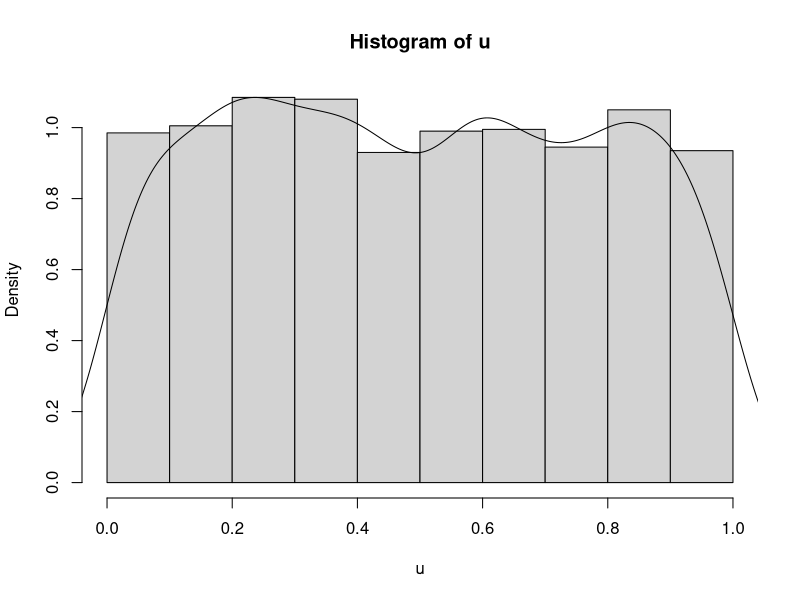
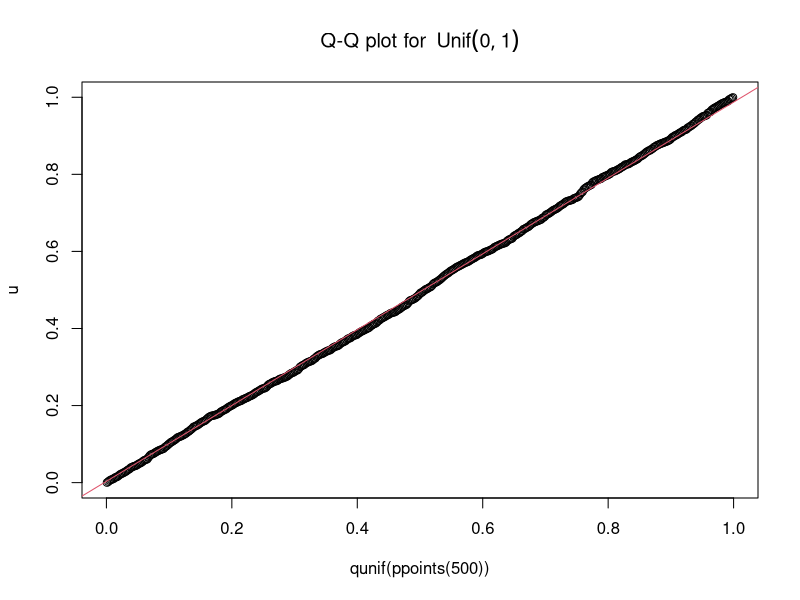
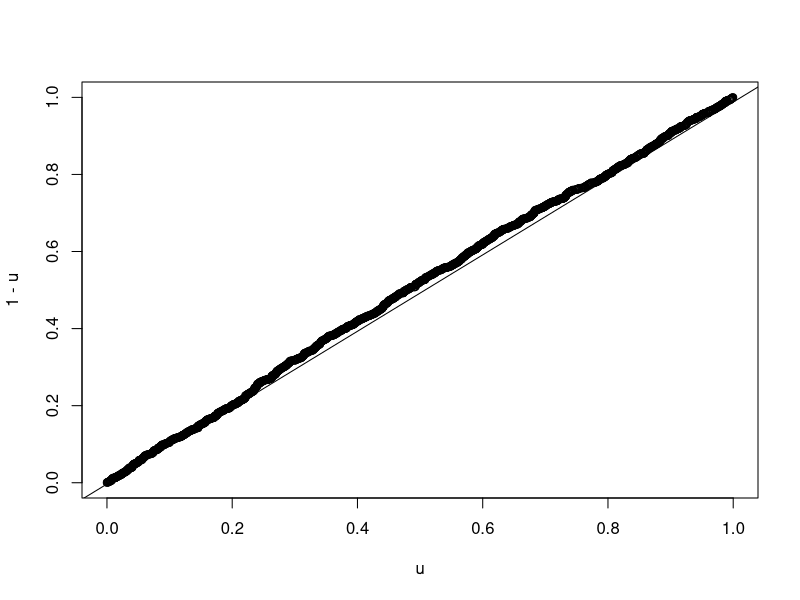
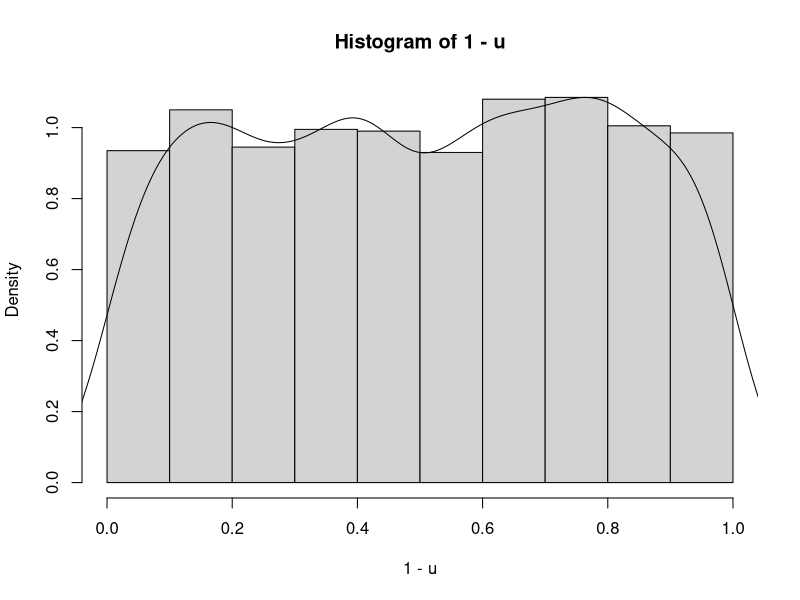
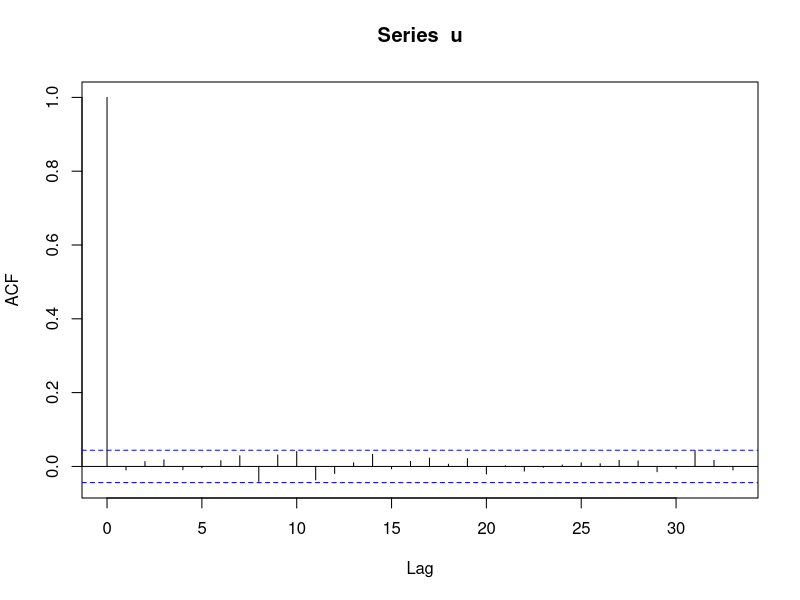
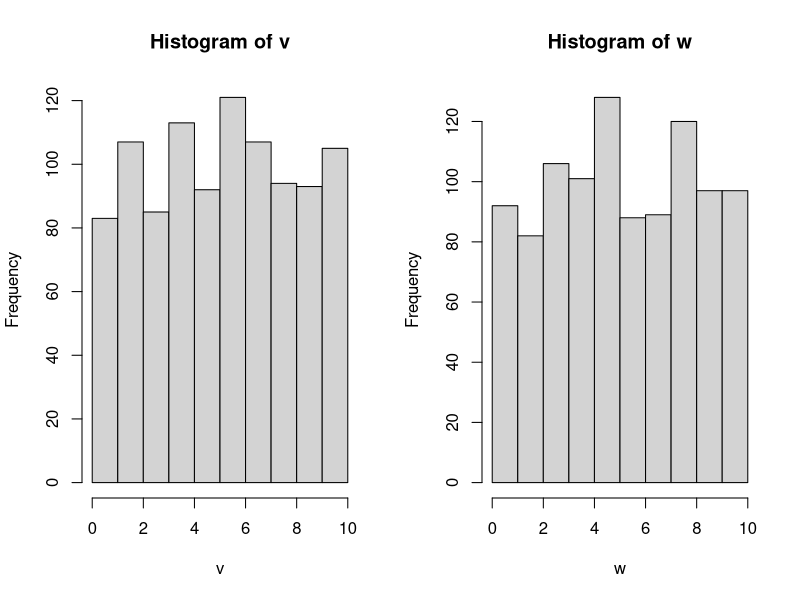
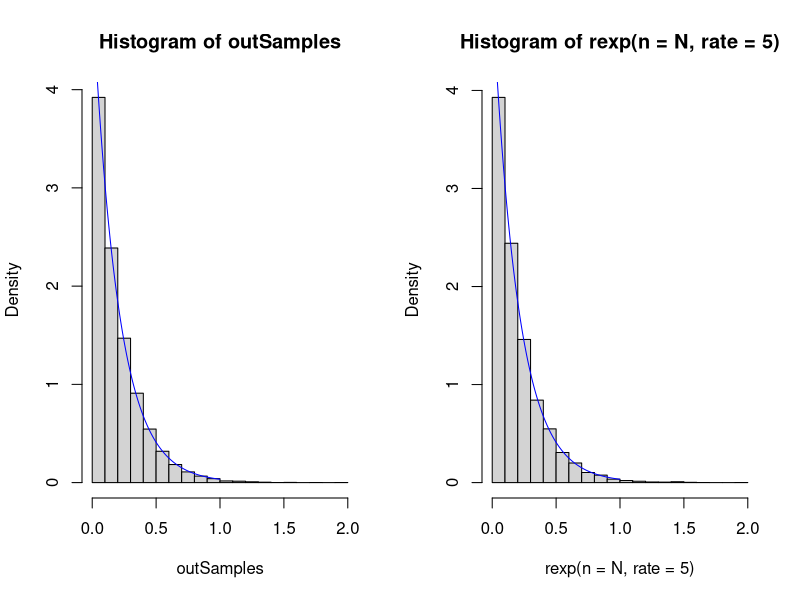
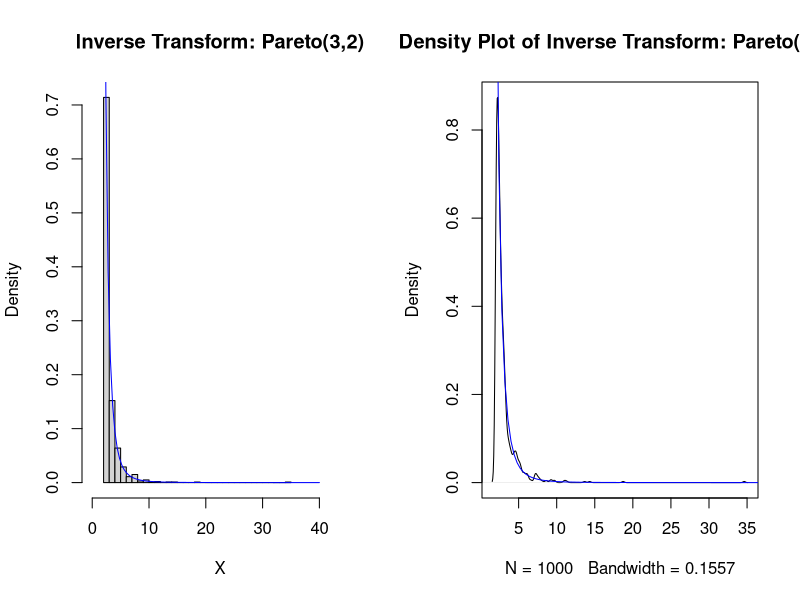

Recreate these plots in R, in order.
## ---- chunk 1

u = runif(2000)

#par(mfrow=c(1,2))
hist(u, probability=TRUE)
lines(density(u), xlim=c(0,1))
#par(mfrow=c(1,1))

## Q-Q plot for `runif` data against true theoretical distribution:
qqplot(qunif(ppoints(500)), u,
      main = expression("Q-Q plot for" ~~ {Unif(0,1)}))
qqline(u, distribution = qunif,
      prob = c(0.1, 0.6), col = 2)


qqplot(u,1-u)
qqline(u, distribution = qunif)

hist(1-u, probability = TRUE) ## also follows a uniform dist
lines(density(1-u), xlim=c(0,1))

acf(u) ## autocorrelation of random number generation

## ---- chunk 2
par(mfrow = c(1,2))
v = 10 * runif(1000, 0, 1) ## v ~ unif(0, 10)
hist(v)

w = runif(1000, 0, 10) ## unif(0, 10)
hist(w)


## ---- chunk 3
N = 10^4
u = runif(N)

fInv = function(u){
  (-1/5) * log(u) ## or log(1-u)
}

outSamples = fInv(u)

## ---- chunk 4
par(mfrow = c(1,2))
hist(outSamples, probability = TRUE)
lines(x = ppoints(200), y = dexp(x = ppoints(200), rate = 5), 
      col = "blue")
hist(rexp(n = N, rate = 5), probability = TRUE)
lines(x = ppoints(200), y = dexp(x = ppoints(200), rate = 5), 
      col = "blue")

## ---- chunk 5
n = 1000
U =runif(n)
a = 3
b = 2
X = b*(1-U)^(-1/a)
pareto = function(x){(a*(b^a)/x^(a+1))}

## ---- chunk 6
par(mfrow = c(1,2))
hist(X, probability = TRUE, breaks = 25, xlim =c(0, 45),main = "Inverse Transform: Pareto(3,2)")
curve(pareto(x), from = 0, to = 40, add = TRUE, col = "blue")
plot(density(X), main = "Density Plot of Inverse Transform: Pareto(3, 2)")
curve(pareto(x), from = 0, to = 40, add = TRUE, col = "blue")


## ---- chunk 7
cdf = c(0.0, 0.1, 0.3, 0.5, 0.7, 1.0)
results = numeric(length = 1000) ## creates a vector of zeros
u = runif(1000)
for(i in 2:6){
    ind = (cdf[i-1] < u) & (u <= cdf[i])
    results[ind] <- (i-2)
}

table(results) / 1000

## ---- chunk 8

hist(results, probability = TRUE)

## ---- chunk 9
## Accept-Reject
M = 1.5
X = rep(x = NA, 5) ## create a vector of length 5 of NAs
set.seed(123)
f <- function(x){ 6*x*(1 - x)} ## pdf of Beta(2,2)
g <- function(x){ 1 } ## pdf of Unif(0,1) is just 1

## ---- chunk 10

for(i in 1:5){
  print(paste("Run: ", i))
  u = runif(1)
  y = runif(1)
  print(paste("U: ", u, "and Y:", y))
  accept <- u <= f(y)/(M* g(y))
  print(paste("Accept? ", accept))
  if(accept){
    X[i] <- y
  }
}

## ---- chunk 11
X = rep(NA, 10000)
M = 1.5
i = 0 ## index set to start at 0
while(sum(is.na(X))){
  U = runif(1)
  Y = runif(1)
  accept <- U <= f(Y)/(M*g(Y))
  #print(paste("Accept? ", accept))
  if(accept){
    i = i+1 ## update the index
    X[i] <- Y
  }
}

## ---- chunk 12

hist(X, xlab = "X", main = "Beta(2,2) from Accept-Reject algorithm", 
     probability = TRUE)
beta <- function(x) 6*x*(1-x)
curve(expr = beta, from = 0, to = 1, add = TRUE)

## ---- chunk 13

par(mfrow=c(1,2))
curve(expr = beta, from = 0, to = 1, 
      xlim = c(-0.5, 1.5), ylim = c(0,2),
      main = "Beta(2,2) Density with Unif(0,1)",
      xlab = "x", ylab = "density")

x = seq(from = -1, to = 2, by = 0.01)
Unif1 = function(x){ ifelse(x >= 0 & x <= 1, 1, 0) }
polygon(x, Unif1(x), lty = 9)


curve(expr = beta, from = 0, to = 1, 
      xlim = c(-0.2, 1.2), ylim = c(0,2),
      main = "Beta(2,2) with M*Unif(0,1)",
      xlab = "x", ylab = "density")

Unif2 = function(x){ ifelse(x >= 0 & x <= 1, 1*M, 0) }
polygon(x, Unif2(x), lty = 2)

#abline(h = 1.5, col = "red")
par(mfrow=c(1,1))


## ---- chunk 14
N = 10000; U = runif(N); Y = runif(N); M = 1.5

f <- function(x){ 6*x*(1 - x)} ## pdf of Beta(2,2)
g <- function(x){ 1 } ## pdf of Unif(0,1) is just 1

accept <- U*M < f(Y)/(g(Y))

mean(accept) ## acceptance rate
print(1/M) ## probability of acceptance

plot(Y, U*M, col = as.numeric(accept)+3, 
     xlim = c(-0.2, 1.2), ylim = c(0,2),
     main = "Accept-Reject with M = 1.5")



curve(expr = beta, from = 0, to = 1, 
      xlim = c(-0.5, 1.5), ylim = c(0,2),
      main = "Beta(2,2) with M*Unif(0,1)",
      xlab = "x", ylab = "density", add = TRUE,
      lwd = 4)

Unif2 = function(x){ ifelse(x >= 0 & x <= 1, 1*M, 0) }
polygon(x, Unif2(x), lty = 2, lwd = 2)

## ---- chunk 15
## let's simulate 10,000 samples from bin(n=10, p = 0.3)
N = 10000
n = 10
p = 0.3
x = as.numeric(runif(n = (n*N)) <= p) ## convert bools to 1 and 0
m = matrix(data = x, nrow = N, ncol = n)
Binom_samples = rowSums(m) 

par(mfrow = c(1,2))
hist(Binom_samples, probability = TRUE, main = "Binom(10,0.3) from Unif(0,1)", 
     col = "blue")
hist(rbinom(n = N, size = n, prob = p), probability = TRUE, main = "rbinom(10,0.3)",
     col = "cyan")
par(mfrow=c(1,1))



## ---- chunk 16

N = 1000

Z = rnorm(n = 2*N, mean = 0, sd = 1)
Z = matrix(data = Z, nrow = N, ncol = 2)

transfromation <- function(vec){
  R = sqrt(sum(vec^2))
  #R = sqrt(vec[1]^2 + vec[2]^2)
  return(R)
}


R_Out = apply(X = Z, MARGIN = 1, FUN = transfromation)

hist(R_Out)

## compare with Rayleigh {VGAM}	

sqrt(pi/2) ## theoretical mean
mean(R_Out) ## calculated mean

